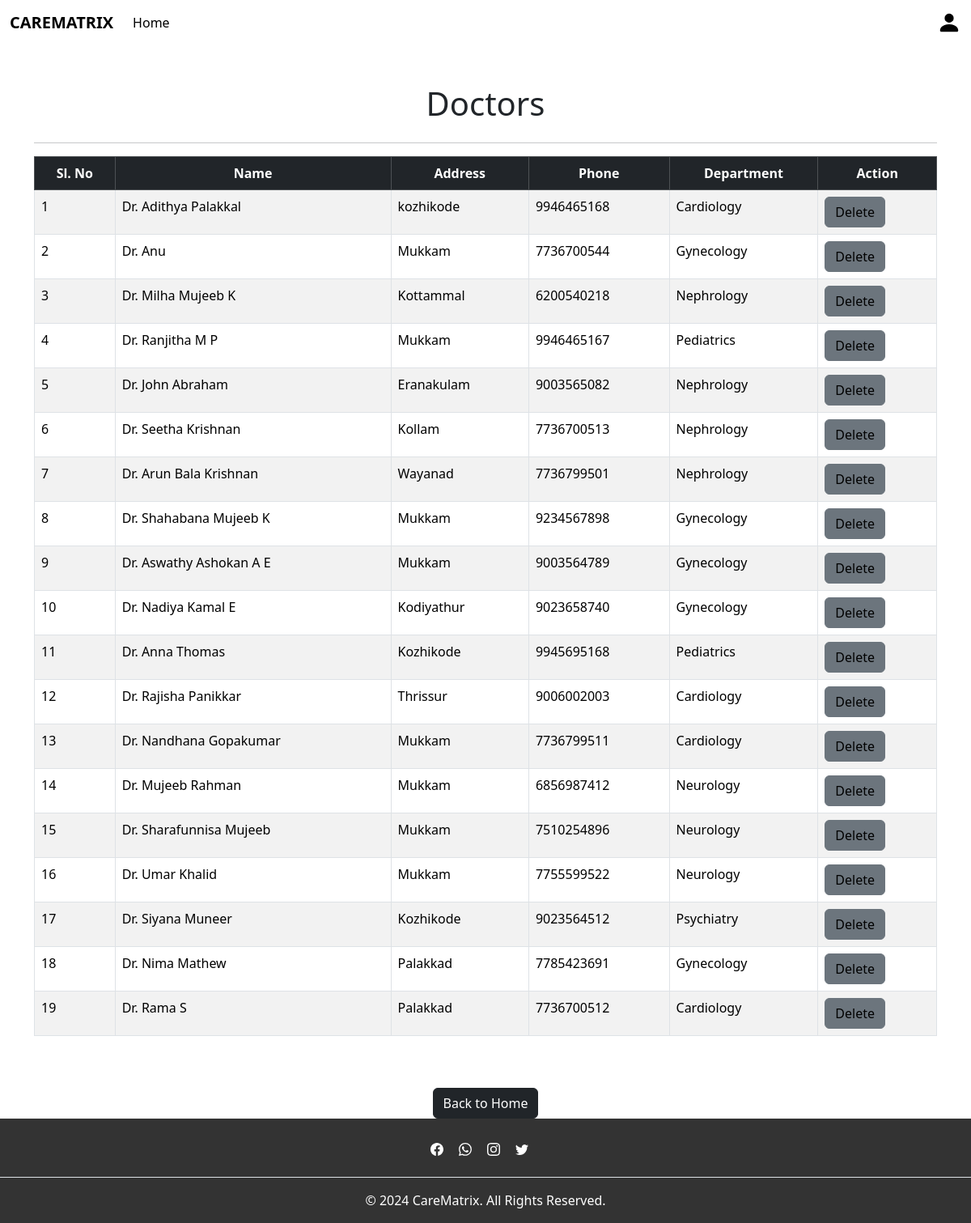
The app's page /doctors_list with its own data.
### app/models.py (models this page shows, shortened)
class Doctors(models.Model):
    doc = models.ForeignKey(CustomUser,on_delete=models.CASCADE)
    name=models.CharField(max_length=100)
    speciality=models.CharField(max_length=100)
    department=models.CharField(max_length=100)
    image=models.FileField()

class CustomUser(AbstractUser):
    Phonenumber=models.IntegerField(null=True,blank=True,unique=True)
    Age=models.IntegerField(null=True,blank=True)
    Address=models.CharField(null=True,blank=True,max_length=100)
    DOB=models.DateField(null=True,blank=True)
    usertype=models.CharField(max_length=200)

### app/views.py (the view)
# urls.py: path('doctors_list',views.doctors_list,name='doctors_list'),
def doctors_list(request):
    doctors = Doctors.objects.all()
    return render(request,'admin/doctors_list.html',{'doctors':doctors})

### template/admin/doctors_list.html (shortened to what this page needs)
{% extends 'admin/base_admin.html' %}
{% load static %}
{% block content %}
<div class="container mt-5">
    <h1 class="text-center mb-4">Doctors</h1>
    <hr>
    <div class="table-responsive">
        <table class="table table-bordered table-hover table-striped">
            <thead class="table-dark text-center">
                <tr>
                    <th>Sl. No</th>
                    <th>Name</th>
                    <th>Address</th>
                    <th>Phone</th>
                    <th>Department</th>
                    <th>Action</th>
                </tr>
            </thead>
            <tbody>
                {% for doctor in doctors %}
                <tr>
                    <td>{{ forloop.counter }}</td>
                    <td><a href="{% url 'doctor_details' doctor.id %}">Dr. {{ doctor.name }}</a></td>
                    <td>{{ doctor.doc.Address }}</td>
                    <td>{{ doctor.doc.Phonenumber }}</td>
                    <td>{{ doctor.department }}</td>
                    <td>
                        <button class="btn btn-secondary">
                            <a href="{% url 'delete_doctor' doctor.id %}">Delete</a>
                        </button>
                    </td>
                </tr>
                {% empty %}
                <tr>
                    <td colspan="6" class="text-center">No doctors found</td>
                </tr>
                {% endfor %}
            </tbody>
        </table>
    </div>
    <div class="text-center mt-5">
        <a href="{% url 'admin_home' %}" class="btn btn-dark">Back to Home</a>
    </div>
</div>
{% endblock %}

### template/admin/doctors_list.html (style rules this page uses)
a { text-decoration: none; color: black; }

### records on screen
Doctors: name "Adithya Palakkal", doc.Address "kozhikode", doc.Phonenumber "9946465168", department "Cardiology"
Doctors: name "Anu", doc.Address "Mukkam", doc.Phonenumber "7736700544", department "Gynecology"
Doctors: name "Milha Mujeeb K", doc.Address "Kottammal", doc.Phonenumber "6200540218", department "Nephrology"
Doctors: name "Ranjitha M P", doc.Address "Mukkam", doc.Phonenumber "9946465167", department "Pediatrics"
Doctors: name "John Abraham", doc.Address "Eranakulam", doc.Phonenumber "9003565082", department "Nephrology"
Doctors: name "Seetha Krishnan", doc.Address "Kollam", doc.Phonenumber "7736700513", department "Nephrology"
Doctors: name "Arun Bala Krishnan", doc.Address "Wayanad", doc.Phonenumber "7736799501", department "Nephrology"
Doctors: name "Shahabana Mujeeb K", doc.Address "Mukkam", doc.Phonenumber "9234567898", department "Gynecology"
Doctors: name "Aswathy Ashokan A E", doc.Address "Mukkam", doc.Phonenumber "9003564789", department "Gynecology"
Doctors: name "Nadiya Kamal E", doc.Address "Kodiyathur", doc.Phonenumber "9023658740", department "Gynecology"
Doctors: name "Anna Thomas", doc.Address "Kozhikode", doc.Phonenumber "9945695168", department "Pediatrics"
Doctors: name "Rajisha Panikkar", doc.Address "Thrissur", doc.Phonenumber "9006002003", department "Cardiology"
Doctors: name "Nandhana Gopakumar", doc.Address "Mukkam", doc.Phonenumber "7736799511", department "Cardiology"
Doctors: name "Mujeeb Rahman", doc.Address "Mukkam", doc.Phonenumber "6856987412", department "Neurology"
Doctors: name "Sharafunnisa Mujeeb", doc.Address "Mukkam", doc.Phonenumber "7510254896", department "Neurology"
Doctors: name "Umar Khalid", doc.Address "Mukkam", doc.Phonenumber "7755599522", department "Neurology"
Doctors: name "Siyana Muneer", doc.Address "Kozhikode", doc.Phonenumber "9023564512", department "Psychiatry"
Doctors: name "Nima Mathew", doc.Address "Palakkad", doc.Phonenumber "7785423691", department "Gynecology"
Doctors: name "Rama S", doc.Address "Palakkad", doc.Phonenumber "7736700512", department "Cardiology"
